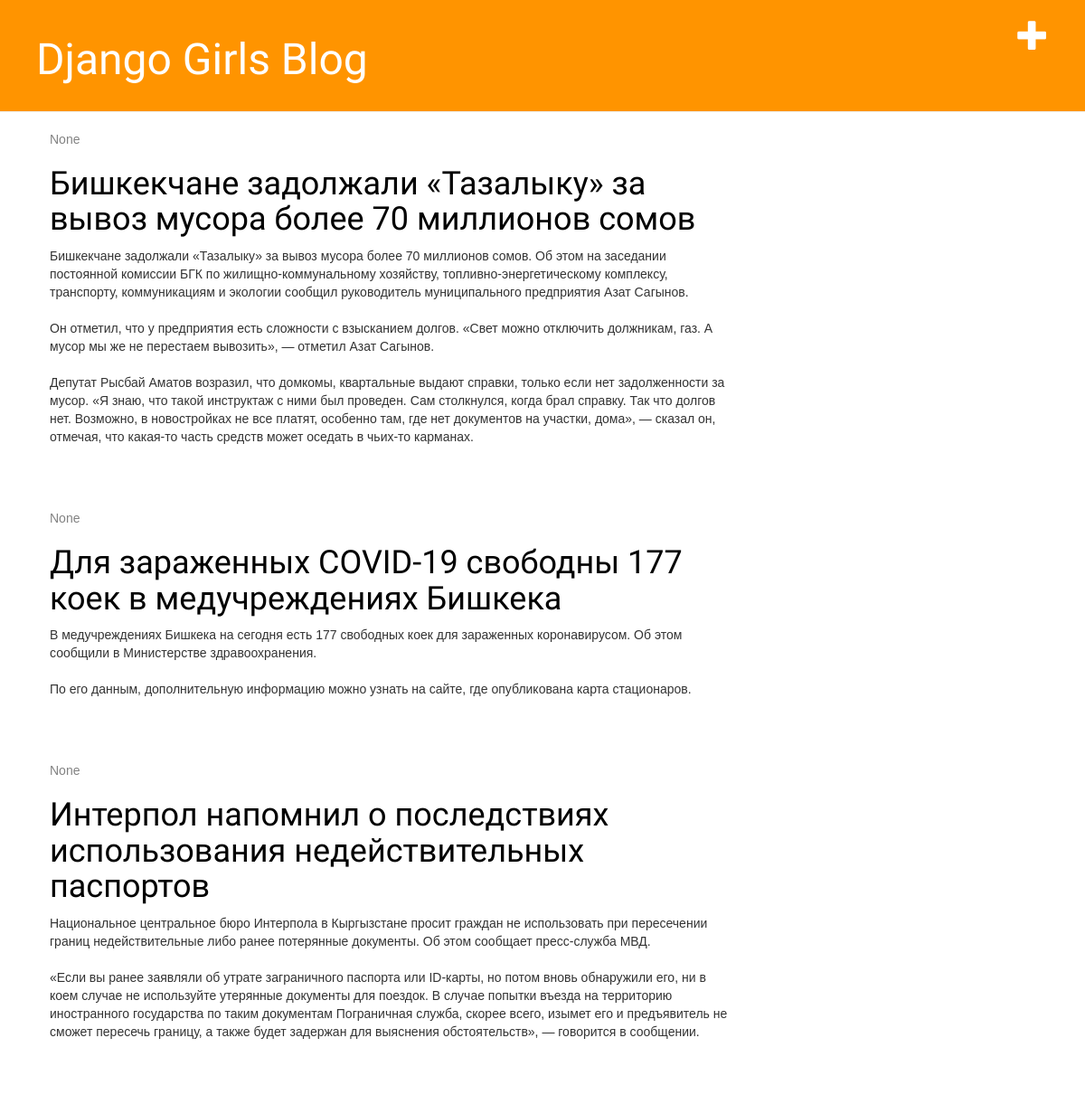
Before: / with the older database file.
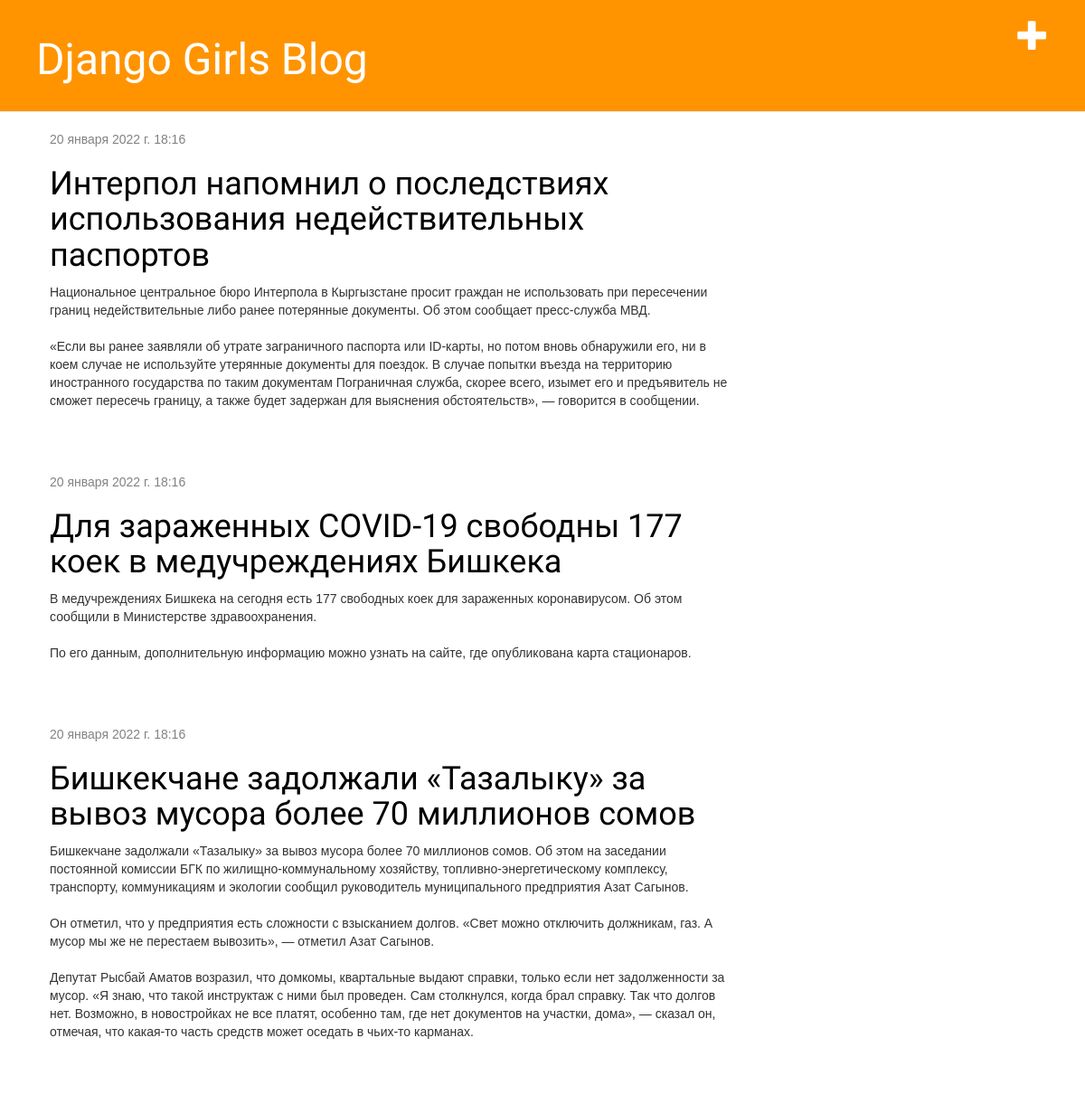
After: the same page with the newer database file.
### blog/models.py (models this page shows, shortened)
class Post(models.Model):
    author = models.ForeignKey(settings.AUTH_USER_MODEL, on_delete=models.CASCADE)
    title = models.CharField(max_length=200)
    text = models.TextField()
    created_date = models.DateTimeField(default=timezone.now)
    published_date = models.DateTimeField(blank=True, null=True)

### blog/views.py (the view)
# urls.py: path('', views.post_list, name='post_list'),
def post_list(request):
    posts = Post.objects.order_by('published_date')
    return render(request, 'blog/post_list.html', {'posts': posts})

### blog/templates/blog/post_list.html
{% extends 'blog/base.html' %}
{% block content %}
    {% for post in posts %}
        <div class="post">
            <div class="date">
                {{ post.published_date }}
            </div>
           <h1><a href="{% url 'post_detail' pk=post.pk %}">{{ post.title }}</a></h1>
            <p>{{ post.text|linebreaksbr }}</p>
        </div>
    {% endfor %}
{% endblock %}}

Changed rows visible on the page:
changed Post "Интерпол напомнил о последствиях использования недействительных паспортов": published_date "None" → "20 января 2022 г. 18:16"; moves up the list
changed Post "Для зараженных COVID-19 свободны 177 коек в медучреждениях Бишкека": published_date "None" → "20 января 2022 г. 18:16"; moves down the list
changed Post "Бишкекчане задолжали «Тазалыку» за вывоз мусора более 70 миллионов сомов": published_date "None" → "20 января 2022 г. 18:16"
